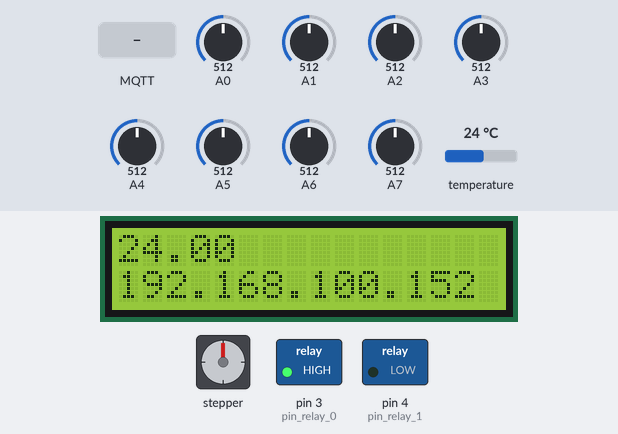
The sketch below on a simulated Arduino Nano, built for the host (arithmetic inside an expression is 32-bit, double 64-bit). On the bench: stepper motor, 16×2 character LCD, switched loads named in the sketch (green lamp = pin HIGH). Wiring (inferred from the names in the program): stepper motor (48 steps per turn assumed): coils pin 5, pin 6, pin 7, pin 8. The test bench sets the inputs (shaded band); at power-on: A0 = 512, A1 = 512, A2 = 512, A3 = 512, A4 = 512, A5 = 512, A6 = 512, A7 = 512, temperature 24 °C. WiFi joins after 1.5 s; servers stay silent unless stated; no MQTT or app messages arrive unless stated; what the sketch prints to the serial monitor is not drawn.

Above: at 1.3 s.
1.4 s: MQTT message "s" arrives on the first subscribed topic
At 2.9 s:
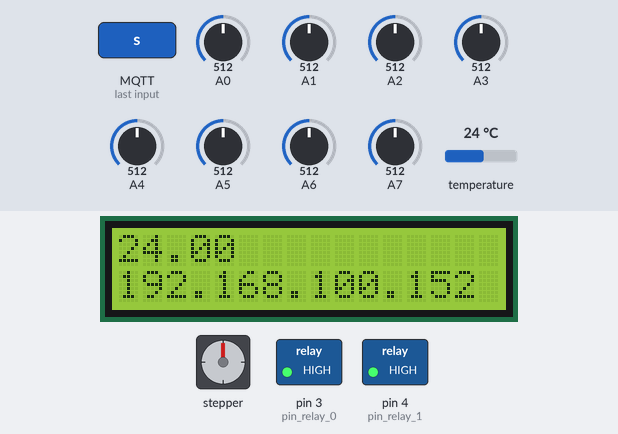
3.2 s: MQTT message "y" arrives on the first subscribed topic
4.7 s: MQTT message "1" arrives on the first subscribed topic
Timing chart, 0 to 7.7 s (numbered marks = the images above; inputs shaded):
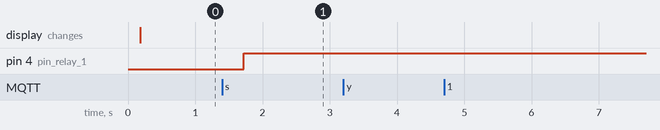

Measured:
- after the input at 3.2 s, every drawn part: stays the same
- after the input at 4.7 s, every drawn part: stays the same

The sketch:

MEGA_TEST_WORK.ino
```cpp
#include <Wire.h>
#include <LiquidCrystal_I2C.h>
LiquidCrystal_I2C lcd(0x27, 16, 2); // set the LCD address to 0x27 for a 16 chars and 2 line display

#include <SPI.h>
#include <Ethernet.h>
byte mac[] = { 0xDE, 0xAD, 0xBE, 0xEF, 0xFE, 0xED };
IPAddress ip(192, 168, 100, 152);
IPAddress myDns(192, 168, 100, 1);

#include <PubSubClient.h>

EthernetClient Netw_client;
PubSubClient client(Netw_client);

const char* mqtt_server = "craft-projects.com";
const char* mqtt_client = "Sergg_MEGA";

#define mqtt_user "highlysecure"
#define mqtt_password "N4xnpPTru43T8Lmk"

//========= Temper ======================

#include <OneWire.h>
#include <DallasTemperature.h>
#define ONE_WIRE_BUS 2

OneWire oneWire(ONE_WIRE_BUS);
DallasTemperature sensors(&oneWire);

//=======================================

//=============== Relays=================

const int pin_relay_0 = 3;
const int pin_relay_1 = 4;

//=======================================

//=========== Steper ====================

#include <Stepper.h>

const int stepsPerRevolution = 48;  // change this to fit the number of steps per revolution
int stepCount = 0;         // number of steps the motor has taken

const int in_1 = 5; // Driver motor in_1
const int in_2 = 6; // Driver motor in_2
const int in_3 = 7; // Driver motor in_3
const int in_4 = 8; // Driver motor in_4

Stepper myStepper(stepsPerRevolution, in_1, in_2, in_3, in_4);

//=======================================

//============ MAKROS ===================
//=========== WithOut delay =============
//=========== TIMER =====================
#define EVERY_MS(x) \
  static uint32_t tmr;\
  bool flag = millis() - tmr >= (x);\
  if (flag) tmr += (x);\
  if (flag)
//======================================

// === SEND FLOAT ["NameTopic", float var]=====
void send_message_float(char* topic, float var) {
  String msg = "";
  msg = msg + var;
  char message[58];
  msg.toCharArray(message, 58);
  //  Serial.println(message);
  client.publish(topic, message);
}
//=============================================

// === SEND INT ["NameTopic", int var]=====
void send_message_int(char* topic, int var) {
  String msg = "";
  msg = msg + var;
  char message[58];
  msg.toCharArray(message, 58);
  //  Serial.println(message);
  client.publish(topic, message);
}
//=============================================

//============ Callback =======================
/*
   Получение контроллером сообщений
*/
void callback(char* topic, byte* payload, unsigned int length) {
  Serial.print("\nMessage arrived [");
  Serial.print(topic);
  Serial.print("] ");
  for (int i = 0; i < length; i++) {
    Serial.print((char)payload[i]);
  }
  if ((char)payload[0] == 's' && (char)payload[1] == 'y' && (char)payload[2] == 'n' && (char)payload[3] == 'c') {
    client.publish("Sergg/TechSpace/Plc/MEGA_2560/Status", "online");
  }
  if ((char)payload[0] == 'r' && (char)payload[1] == '0' && (char)payload[2] == 'o' && (char)payload[3] == 'n') {
    digitalWrite(pin_relay_0, HIGH);
  }
  if ((char)payload[0] == 'r' && (char)payload[1] == '0' && (char)payload[2] == 'o' && (char)payload[3] == 'f' && (char)payload[4] == 'f') {
    digitalWrite(pin_relay_0, LOW);
  }
  if ((char)payload[0] == 'r' && (char)payload[1] == '1' && (char)payload[2] == 'o' && (char)payload[3] == 'n') {
    digitalWrite(pin_relay_1, LOW);
  }
  if ((char)payload[0] == 'r' && (char)payload[1] == '1' && (char)payload[2] == 'o' && (char)payload[3] == 'f' && (char)payload[4] == 'f') {
    digitalWrite(pin_relay_1, HIGH);
  }

  if ((char)payload[0] == 'm' && (char)payload[1] == 's' && (char)payload[2] == 'g') {
    lcd.clear();

    for (int i = 3; i < 19; i++) {
      lcd.setCursor(i - 3, 0);
      lcd.print((char)payload[i]);
      //Serial.print((char)payload[i]);
    }
    for (int i = 19; i < 35; i++) {
      lcd.setCursor(i - 19, 1);
      lcd.print((char)payload[i]);
      //Serial.print((char)payload[i]);
    }
  }

  if ((char)payload[0] == '+') {

    myStepper.step(1);
    stepCount++;

    send_message_int("Sergg/TechSpace/Plc/MEGA_2560/Steper/0/stepCount", stepCount);
    //client.publish("Sergg/TechSpace/Plc/MEGA_2560/Steper/0/Cmd", "/");
  }
  if ((char)payload[0] == '-') {

    myStepper.step(-1);
    stepCount--;

    send_message_int("Sergg/TechSpace/Plc/MEGA_2560/Steper/0/stepCount", stepCount);
    //client.publish("Sergg/TechSpace/Plc/MEGA_2560/Steper/0/Cmd", "/");
  }

  if ((char)payload[0] == '/') {
    delay(1000);
    digitalWrite(in_1, LOW);
    digitalWrite(in_2, LOW);
    digitalWrite(in_3, LOW);
    digitalWrite(in_4, LOW);

    send_message_int("Sergg/TechSpace/Plc/MEGA_2560/Steper/0/stepCount", stepCount);
  }

  if ((char)payload[0] == '*') {
    delay(1000);
    digitalWrite(in_1, LOW);
    digitalWrite(in_2, LOW);
    digitalWrite(in_3, LOW);
    digitalWrite(in_4, LOW);

    stepCount = 0;
    send_message_int("Sergg/TechSpace/Plc/MEGA_2560/Steper/0/stepCount", stepCount);
  }

}
//==============================================

//==============================================

void setup() {

  //================= Relay OUT ==================

  pinMode(pin_relay_0, OUTPUT);
  digitalWrite(pin_relay_0, HIGH);
  pinMode(pin_relay_1, OUTPUT);
  digitalWrite(pin_relay_1, LOW);

  //==============================================

  //=============== Stepper OUT ==================
  pinMode(in_1, OUTPUT);
  pinMode(in_2, OUTPUT);
  pinMode(in_3, OUTPUT);
  pinMode(in_4, OUTPUT);

  digitalWrite(in_1, LOW);
  digitalWrite(in_2, LOW);
  digitalWrite(in_3, LOW);
  digitalWrite(in_4, LOW);

  myStepper.setSpeed(10);
  //==============================================
  Serial.begin(115200);

  sensors.begin();

  Ethernet.begin(mac, ip, myDns);
  Serial.println(Ethernet.localIP());

  client.setServer(mqtt_server, 1883);
  client.connect(mqtt_client, mqtt_user, mqtt_password);
  client.setCallback(callback);

  client.subscribe("Sergg/TechSpace/Plc/MEGA_2560/LCD");

  client.subscribe("Sergg/TechSpace/Plc/MEGA_2560/Relay/2");

  client.subscribe("Sergg/TechSpace/Plc/MEGA_2560/Steper/0/Cmd");
  client.publish("Sergg/TechSpace/Plc/MEGA_2560/Steper/0/Cmd", "*");

  client.subscribe("Sergg/TechSpace/Plc/MEGA_2560/Relay/0");
  client.subscribe("Sergg/TechSpace/Plc/MEGA_2560/Relay/1");

  client.publish("Sergg/TechSpace/Plc/MEGA_2560/Relay/0", "r0on");
  client.publish("Sergg/TechSpace/Plc/MEGA_2560/Relay/1", "r1on");

  client.subscribe("Sergg/TechSpace/Plc/MEGA_2560/Status");
  client.publish("Sergg/TechSpace/Plc/MEGA_2560/Status", "online");

  client.publish("Sergg/TechSpace/Plc/MEGA_2560/Steper/0/Temper_0", "-1");

  //================= LCD ========================

  lcd.init();                      // initialize the lcd
  // Print a message to the LCD.
  lcd.backlight();
  lcd.setCursor(0, 0);
  lcd.print("Hello, world!");

  lcd.clear();
  lcd.setCursor(0, 0);
  lcd.print(sensors.getTempCByIndex(0));
  lcd.setCursor(0, 1);
  lcd.print(Ethernet.localIP());


  //================= LCD ========================
}

void loop() {

  // client.loop();
  sensors.requestTemperatures();

  EVERY_MS(1000) {
    send_message_float("Sergg/TechSpace/Plc/MEGA_2560/Steper/0/Temper_0", sensors.getTempCByIndex(0));

    send_message_int("Sergg/TechSpace/Plc/MEGA_2560/A0", analogRead(A0));
    send_message_int("Sergg/TechSpace/Plc/MEGA_2560/A1", analogRead(A1));
    send_message_int("Sergg/TechSpace/Plc/MEGA_2560/A2", analogRead(A2));
    send_message_int("Sergg/TechSpace/Plc/MEGA_2560/A3", analogRead(A3));
    send_message_int("Sergg/TechSpace/Plc/MEGA_2560/A4", analogRead(A4));
    send_message_int("Sergg/TechSpace/Plc/MEGA_2560/A5", analogRead(A5));
    send_message_int("Sergg/TechSpace/Plc/MEGA_2560/A6", analogRead(A6));
    send_message_int("Sergg/TechSpace/Plc/MEGA_2560/A7", analogRead(A7));

    send_message_int("Sergg/TechSpace/Plc/MEGA_2560/in_1", digitalRead(in_1));
    send_message_int("Sergg/TechSpace/Plc/MEGA_2560/in_2", digitalRead(in_2));
    send_message_int("Sergg/TechSpace/Plc/MEGA_2560/in_3", digitalRead(in_3));
    send_message_int("Sergg/TechSpace/Plc/MEGA_2560/in_4", digitalRead(in_4));

    if (sensors.getTempCByIndex(0) > 50.0) {
      digitalWrite(pin_relay_1, LOW);
    } else {
      digitalWrite(pin_relay_1, HIGH);
    }
  }
  client.loop();
}
```
